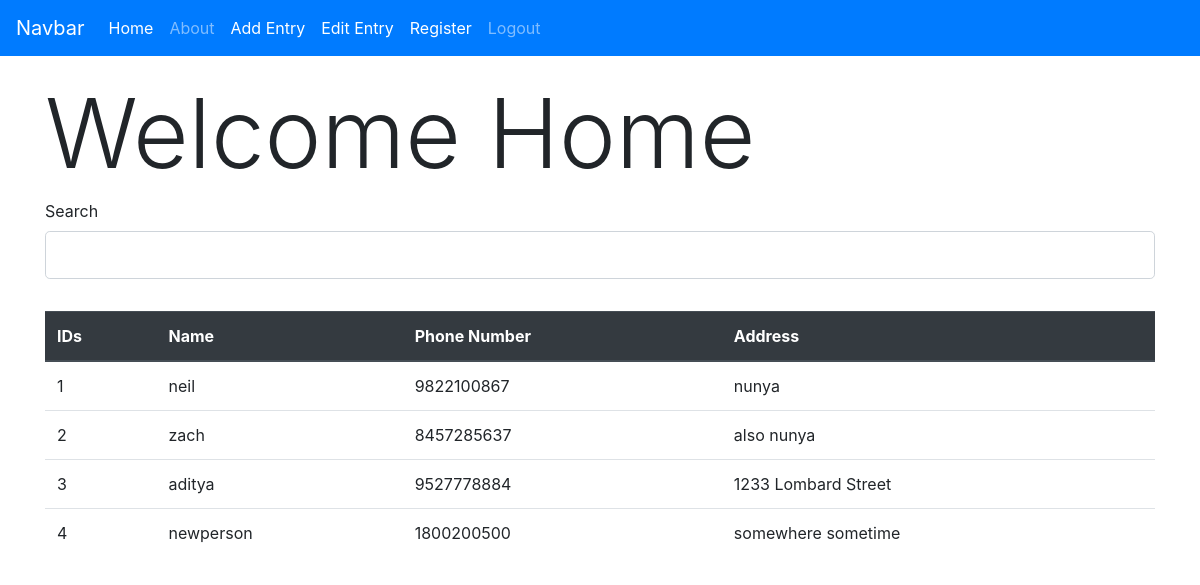
The page / (signed in) on the database its author committed.
### tdm/models.py (models this page shows, shortened)
class Entry(db.Model):
	ID=db.Column(db.Integer,primary_key=True)
	phone_num=db.Column(db.Integer,unique=True,nullable=False)
	name=db.Column(db.String(50),unique=False,nullable=False)
	address=db.Column(db.String(50),unique=False,nullable=False)
	last_edited=db.Column(db.DateTime,nullable=False,default=datetime.utcnow())

### tdm/routes.py (the view, shortened to what this page needs)
@app.route('/',methods=['POST','GET'])
def home():
	rows=Entry.query.all()
	form=SearchForm()
	return render_template('home.html',title='Welcome',rows=rows,form=form)

### tdm/forms.py
class SearchForm(FlaskForm):
	searchTerm=StringField('Search',validators=[Length(max=21)])
	submit=SubmitField('Add Entry')

### tdm/models.py (called while the page is built)
@login_manager.user_loader
def load_admin(admin_id):
	return Admin.query.get(int(admin_id))

### tdm/templates/home.html (shortened to what this page needs)
{% extends "layout.html" %}
{% block content %}
<h1 class="display-1">Welcome Home</h1>
<form method="POST" action="">
<fieldset class=form-group><div class="form-group">
      {{ form.searchTerm.label(class="form-control-label, search") }}
      {% if form.searchTerm.errors %}
          {{ form.searchTerm(class="form-control form-control-lg is-invalid") }}
          <div class="invalid-feedback">
              {% for error in form.searchTerm.errors %}
                  <span>{{ error }}</span>
              {% endfor %}
          </div>
      {% else %}
          {{ form.searchTerm(class="form-control form-control-lg") }}
      {% endif %}
  </div></fieldset>
  </form>
  <table class='sortable table'>
     <thead class=thead-dark>
     <tr>
        <th scope="col">IDs</th>
        <th scope="col">Name</th>
        <th scope="col">Phone Number</th>
        <th scope="col">Address</th>
     </tr>
     </thead>
     <tbody>
{%for row in rows%}
        <tr>
           <td >{{row.ID}}</td>
           <td>{{row.name}}</td>
           <td>{{row.phone_num}}</td>
           <td>{{row.address}}</td>
        </tr>
     {% endfor %}
  	</tbody>
  </table>
{% endblock content %}

### tdm/static/main.css (style rules this page uses)
.table { overflow: scroll; }

### rows shown on the page
Entry: ID "1", name "neil", phone_num "9822100867", address "nunya"
Entry: ID "2", name "zach", phone_num "8457285637", address "also nunya"
Entry: ID "3", name "aditya", phone_num "9527778884", address "1233 Lombard Street"
Entry: ID "4", name "newperson", phone_num "1800200500", address "somewhere sometime"
